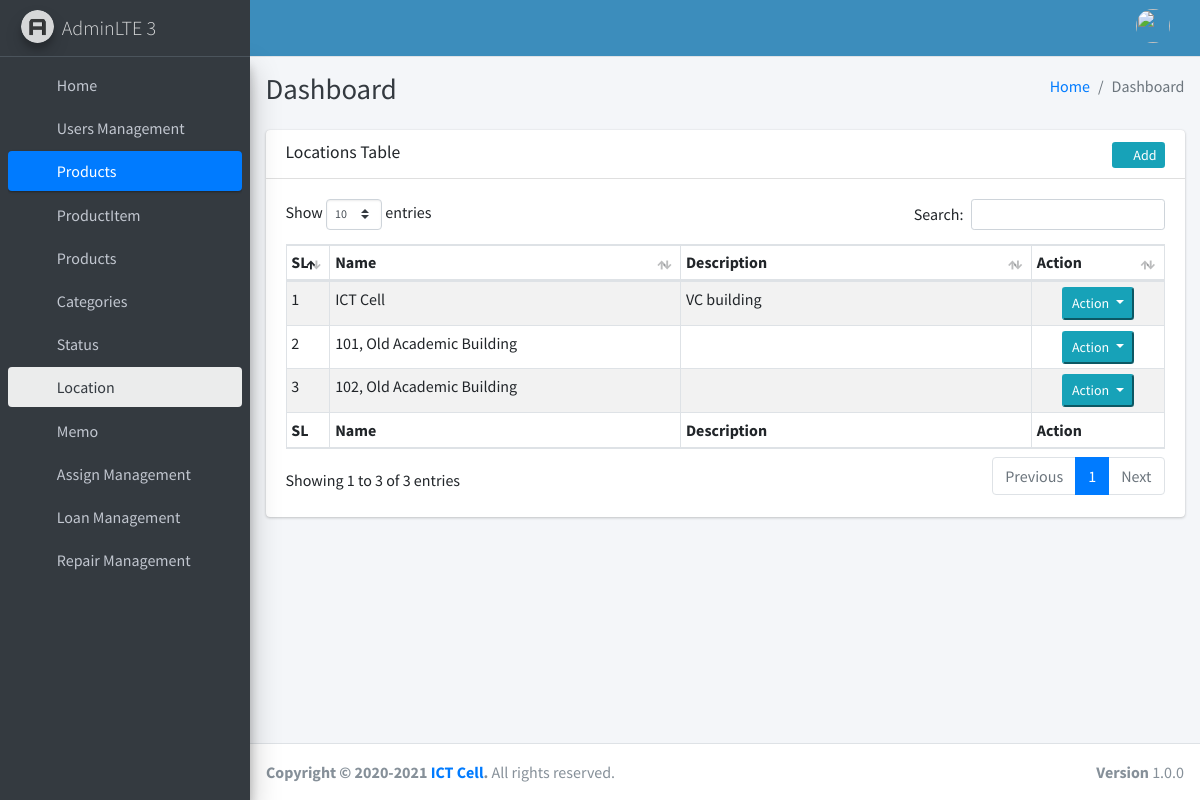
/products/location/, run on the app's committed database.
### products/models.py (models this page shows, shortened)
class TimeStampedModel(models.Model):
    created_at = models.DateTimeField(auto_now_add=True)
    modified_at = models.DateTimeField(auto_now=True)
    class Meta:
        abstract = True

class Location(TimeStampedModel):
    name = models.CharField(max_length=255)
    description = models.TextField(blank=True, null=True)
    slug = models.SlugField(editable=False)

### products/views.py (the view)
# urls.py: path('location/', LocationListView.as_view(), name='location_list'),
class LocationListView(ListView):
    template_name = 'products/location/location_list.html'
    model = Location
    context_object_name = "locations"

### templates/products/location/location_list.html (shortened to what this page needs)
{% extends '_base.html' %}
{% block content %}
    <div class="row">
        <div class="col-12">
            <div class="card">
                <div class="card-header">
                    <h3 class="card-title">Locations Table</h3>
                    <div class="float-right">
                        <a class="btn-sm bg-info" href="{% url 'location_create' %}">
                            <i class="fas fa-plus"></i> Add
                        </a>
                    </div>
                </div>
                <div class="card-body">
                    <table id="example1" class="table table-bordered table-striped table-sm">
                        <colgroup>
                            <col span="1" style="width: 5%;">
                            <col span="1" style="width: 40%;">
                            <col span="1" style="width: 40%;">
                            <col span="1" style="width: 15%;">
                        </colgroup>
                        <thead>
                        <tr>
                            <th>SL</th>
                            <th>Name</th>
                            <th>Description</th>
                            <th>Action</th>
                        </tr>
                        </thead>
                        <tbody>
                       {% if locations %}
                           {% for location in locations %}
                            <tr>
                                <td>{{ forloop.counter }}</td>
                                <td>{{ location.name }}</td>
                                <td>{{ location.description }}</td>
                                <td class="text-center">
                                    <div class="btn-group">
                                        <button type="button" class="btn-sm btn-info dropdown-toggle"
                                                data-toggle="dropdown" aria-haspopup="true" aria-expanded="false">
                                            Action
                                        </button>
                                    </div>
                                </td>
                            </tr>
                        {% endfor %}
                        {% else %}
                           <p>No data</p>
                       {% endif %}
                        </tbody>
                        <tfoot>
                        <tr>
                            <th>SL</th>
                            <th>Name</th>
                            <th>Description</th>
                            <th>Action</th>
                        </tr>
                        </tfoot>
                    </table>
                </div>
            </div>
        </div>
    </div>
{% endblock %}

### data on the page
Location: name "ICT Cell", description "VC building"
Location: name "101, Old Academic Building"
Location: name "102, Old Academic Building"
